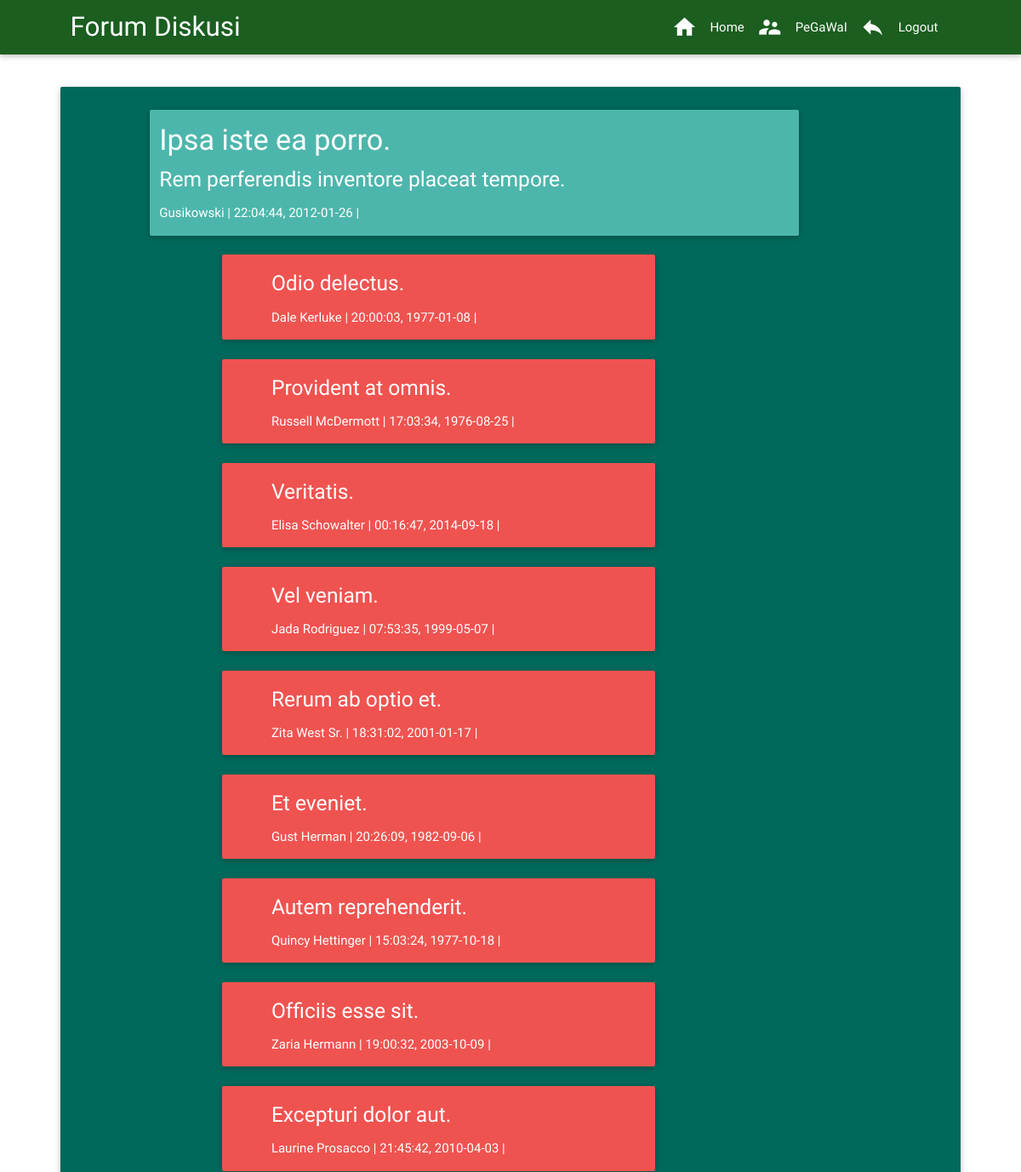
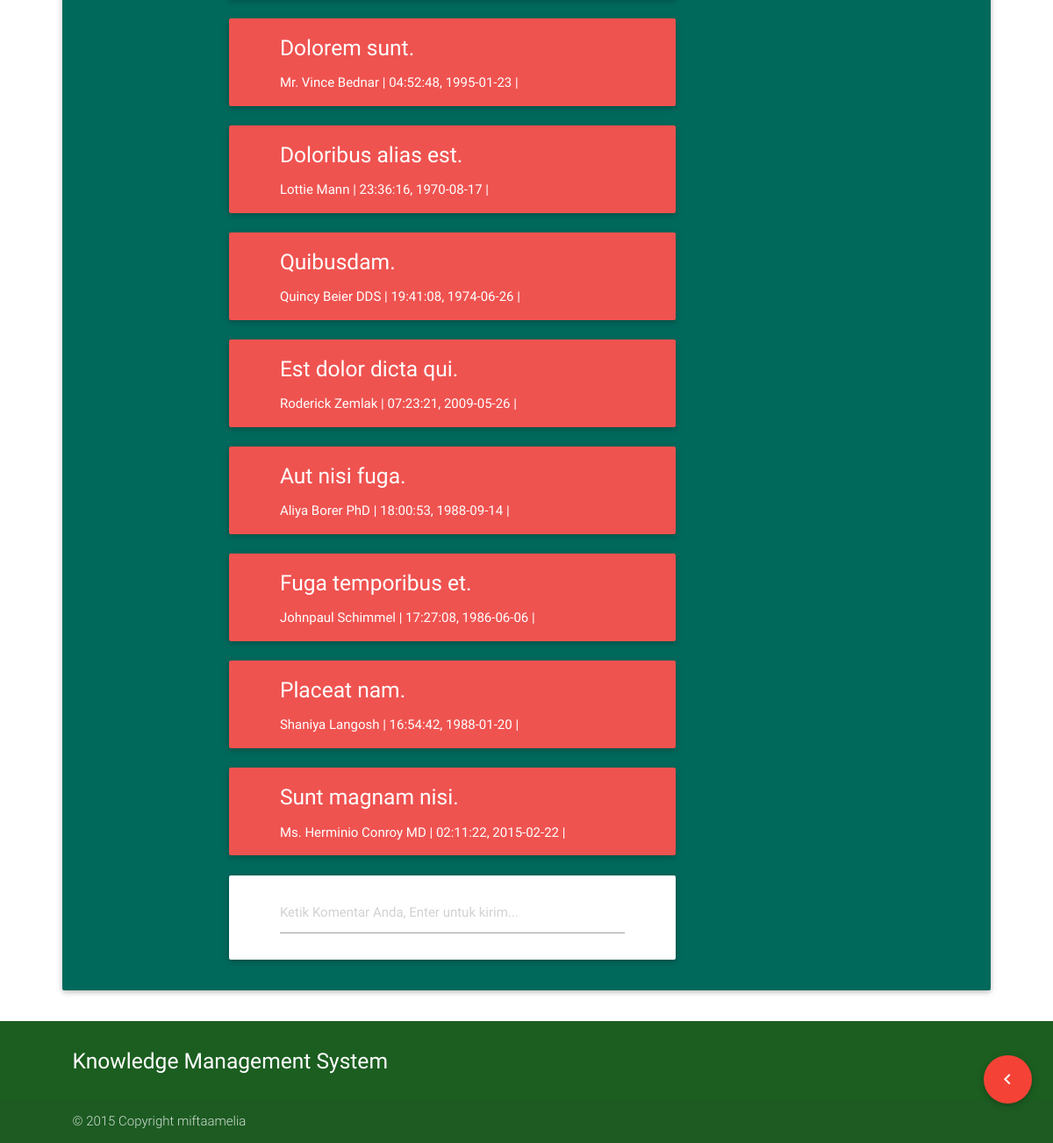
Screenshot of /pegawai/module/static/tampil.php?id=1 (signed in) with the database file from the repository (2 pictures, top to bottom).
### tables this page shows
CREATE TABLE IF NOT EXISTS `forum` (
  `id` int(11) NOT NULL AUTO_INCREMENT,
  `judul` varchar(50) DEFAULT NULL,
  `isi` text,
  `user` varchar(50) DEFAULT NULL,
  `tgl` date DEFAULT NULL,
  `jam` time DEFAULT NULL,
  PRIMARY KEY (`id`)
);

CREATE TABLE IF NOT EXISTS `forum2` (
  `id` int(11) NOT NULL AUTO_INCREMENT,
  `forum_id` int(11) NOT NULL,
  `komentar` text,
  `user` varchar(50) DEFAULT NULL,
  `tgl` date DEFAULT NULL,
  `jam` time DEFAULT NULL,
  PRIMARY KEY (`id`)
);

### pegawai/module/static/tampil.php (the view, shortened to what this page needs)
<html>
  <head>
    <link href="../../../asset/css/materialize.min.css" rel="stylesheet">
  </head>
  <body>
    <header>
        <nav class="green darken-4">
            <div class="nav-wrapper container">
                <a class="brand-logo">Forum Diskusi</a>
                <ul id="nav-mobile" class="right hide-on-med-and-down">
                  <li><a href="../../home.php"><i class="mdi-action-home left"></i>Home</a></li>
                  <li><i class="mdi-action-account-child left"></i>
                  <?php echo (isset($_SESSION['nama_lengkap']) ? $_SESSION['nama_lengkap'] : 'anonym' )?>
                  </li>
                  <li><a href="../../../logout.php"><i class="mdi-content-reply left"></i>Logout</a></li>
                </ul>
            </div>
        </nav>
    </header>
<?php
$id= ($_GET['id']);
$q = "SELECT * FROM forum WHERE id='$id'";
$sql = mysql_query ($q);
$hasil = mysql_fetch_array ($sql);
?>
    <main style="margin-top:30px;" class="container">
  		<div class="card-panel teal darken-3 row">
        <div class="card-panel teal lighten-2 white-text col s9 offset-s1">
          <h4><?php echo $hasil['judul']?></h4>
          <h5><?php echo $hasil['isi']?></h5>
          <p>
            <?php echo $hasil['user']?> |
            <?php echo $hasil['jam']?>, <?php echo $hasil['tgl']?> |
          </p>
        </div>
  <?php
    $q2 = "SELECT * from forum2 WHERE forum_id='$id'";
    $sql = mysql_query ($q2);
    while ($hasil2 = mysql_fetch_array ($sql)) {
  ?>
        <div class="card-panel red lighten-1 col s6 offset-s2 white-text">
          <div class="container" style="margin-top: 20px">
            <h5><?php echo $hasil2['komentar']?></h5>
            <p>
              <?php echo $hasil2['user']?> |
              <?php echo $hasil2['jam']?>, <?php echo $hasil2['tgl']?> |
            </p>
          </div>
        </div>
  <?php } ?>
        <div class="card-panel lighten-2 col s6 offset-s2">
        <form action="simpan.php" method="post">
          <div class="container" style="margin-top: 20px">
              <input type="text" id="komentar" name="komentar" required placeholder="Ketik Komentar Anda, Enter untuk kirim...">
          </div>
        </form>
        </div>
      </div>
    </main>
    <footer class="page-footer green darken-4">
        <div class="container">
            <div class="row">
                <div class="col l6 s12">
                    <h5 class="white-text">Knowledge Management System</h5>
                </div>
            </div>
        </div>
        <div class="footer-copyright">
            <div class="container">
                © 2015 Copyright miftaamelia
            </div>
        </div>
    </footer>
    <div class="fixed-action-btn" style="bottom: 45px; right: 24px;">
    <a href="index.php" class="btn-floating btn-large red">
    <i class="large mdi-hardware-keyboard-arrow-left"></i>
    </a>
    </div>
  </body>
</html>

### pegawai/module/static/tampil.php (style rules this page uses)
body { display: flex; min-height: 100vh; flex-direction: column; }
main { flex: 1 0 auto }
.container { width:90% }

### rows the page displays
forum: judul "Ipsa iste ea porro.", isi "Rem perferendis inventore placeat tempore.", user "Gusikowski", jam "22:04:44", tgl "2012-01-26"
forum2: komentar "Odio delectus.", user "Dale Kerluke", jam "20:00:03", tgl "1977-01-08"
forum2: komentar "Provident at omnis.", user "Russell McDermott", jam "17:03:34", tgl "1976-08-25"
forum2: komentar "Veritatis.", user "Elisa Schowalter", jam "00:16:47", tgl "2014-09-18"
forum2: komentar "Vel veniam.", user "Jada Rodriguez", jam "07:53:35", tgl "1999-05-07"
forum2: komentar "Rerum ab optio et.", user "Zita West Sr.", jam "18:31:02", tgl "2001-01-17"
forum2: komentar "Et eveniet.", user "Gust Herman", jam "20:26:09", tgl "1982-09-06"
forum2: komentar "Autem reprehenderit.", user "Quincy Hettinger", jam "15:03:24", tgl "1977-10-18"
forum2: komentar "Officiis esse sit.", user "Zaria Hermann", jam "19:00:32", tgl "2003-10-09"
forum2: komentar "Excepturi dolor aut.", user "Laurine Prosacco", jam "21:45:42", tgl "2010-04-03"
forum2: komentar "Dolorem sunt.", user "Mr. Vince Bednar", jam "04:52:48", tgl "1995-01-23"
forum2: komentar "Doloribus alias est.", user "Lottie Mann", jam "23:36:16", tgl "1970-08-17"
forum2: komentar "Quibusdam.", user "Quincy Beier DDS", jam "19:41:08", tgl "1974-06-26"
forum2: komentar "Est dolor dicta qui.", user "Roderick Zemlak", jam "07:23:21", tgl "2009-05-26"
forum2: komentar "Aut nisi fuga.", user "Aliya Borer PhD", jam "18:00:53", tgl "1988-09-14"
forum2: komentar "Fuga temporibus et.", user "Johnpaul Schimmel", jam "17:27:08", tgl "1986-06-06"
forum2: komentar "Placeat nam.", user "Shaniya Langosh", jam "16:54:42", tgl "1988-01-20"
forum2: komentar "Sunt magnam nisi.", user "Ms. Herminio Conroy MD", jam "02:11:22", tgl "2015-02-22"

### other values shown
$_SESSION['nama_lengkap'] "PeGaWaI"
